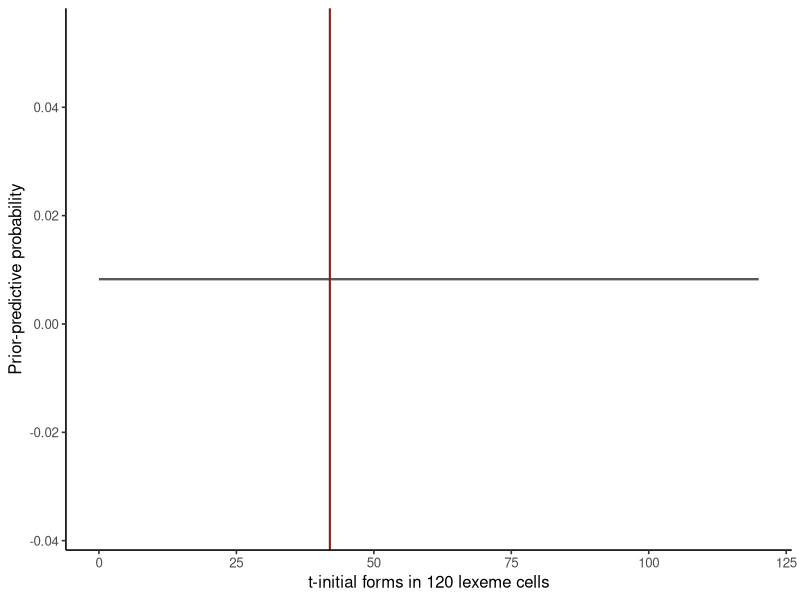

Recreate this plot in R.
## ---- chunk 1
#| label: load-unimorph-prior-predictive
library(ggplot2)

sample_120 <- read.csv(
  "data/unimorph-turkish/verb-past-sample-120.csv",
  stringsAsFactors = FALSE
)
m <- nrow(sample_120)
observed_k <- sum(sample_120$t_initial)
unit_count <- 1L
alpha <- unit_count
beta <- unit_count
support <- 0:m

prior_mass <- exp(
  lchoose(m, support) +
    lbeta(support + alpha, m - support + beta) -
    lbeta(alpha, beta)
)
prior_predictive <- data.frame(count = support, probability = prior_mass)

prior_mean <- m * alpha / (alpha + beta)
prior_variance <- m * alpha * beta * (alpha + beta + m) /
  ((alpha + beta)^2 * (alpha + beta + 1))

stopifnot(
  m == 120L, observed_k == 42L,
  abs(sum(prior_predictive$probability) - 1) < 1e-12
)
data.frame(m, observed_k, prior_mean, prior_variance)
## ---- chunk 2
#| label: plot-unimorph-prior-predictive
#| fig-cap: "FRB prior-predictive mass for a 120-cell independent block. The line marks the count in the committed sample; it is shown only as an observed reference."
ggplot(prior_predictive, aes(count, probability)) +
  geom_line(color = "grey35", linewidth = 0.8) +
  geom_vline(xintercept = observed_k, color = "#8B1A1A", linewidth = 0.7) +
  labs(x = "t-initial forms in 120 lexeme cells", y = "Prior-predictive probability") +
  theme_classic(base_size = 12)
## ---- chunk 3
#| label: simulate-unimorph-prior-predictive
set.seed(2026101801)
simulation_count <- 40000L
theta_prior <- rbeta(simulation_count, alpha, beta)
k_prior <- rbinom(simulation_count, size = m, prob = theta_prior)

stopifnot(abs(mean(k_prior) - prior_mean) < .5)
c(simulated_mean = mean(k_prior), analytic_mean = prior_mean,
  simulated_variance = var(k_prior), analytic_variance = prior_variance)
